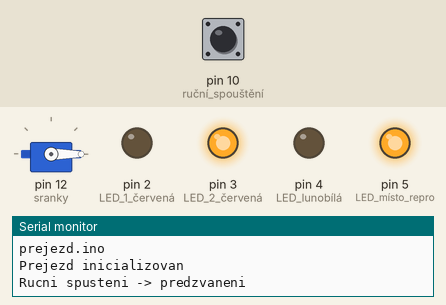
This sketch was run on a simulated Arduino Uno, built with avr-gcc and run on an emulated ATmega328P. On the bench: servo, output pins drawn as LEDs (lit = HIGH), the last lines printed to the serial monitor. Inputs (shaded band) come from the test bench; at power-on: pin 10 (ruční_spouštění) HIGH.

Above: at 1.2 s.
1.3 s: pin 10 (ruční_spouštění) pulled LOW for 0.15 s
At 2.8 s:
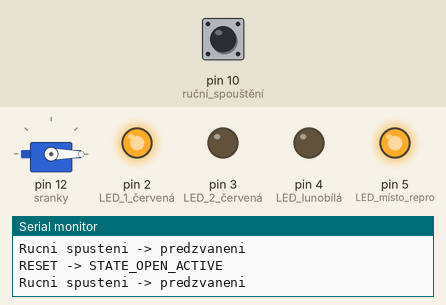
4.3 s: pin 10 (ruční_spouštění) pulled LOW for 1 s
At 5.0 s:
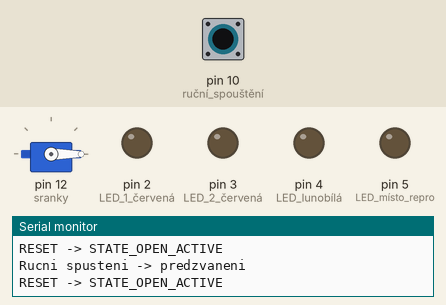
7.3 s: pin 10 (ruční_spouštění) pulled LOW for 3.2 s
At 9.6 s:
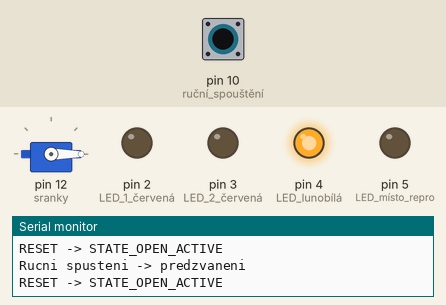
Timing chart, 0 to 27.6 s (numbered marks = the images above; inputs shaded):
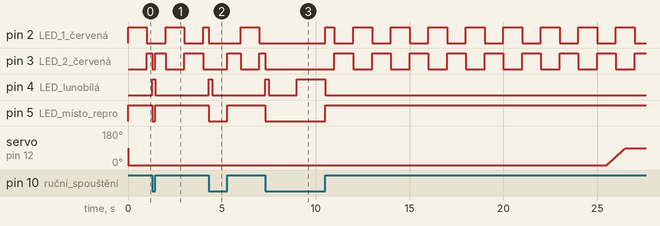

The sketch:

prejezd.ino
```cpp
#include <Servo.h>
#define STATE_INIT         0
#define STATE_OPEN_FREE    1
#define STATE_OPEN_ACTIVE  2
#define STATE_PREWARN      3
#define STATE_CLOSING      4
#define STATE_CLOSED       5
#define STATE_OPENING      6
#define STATE_OPENING_II   7

Servo sranky;

int state = STATE_INIT;
int servoState = 0;
bool zabzar = true;

unsigned long prewarnStart = 0;
unsigned long closeStart = 0;
unsigned long openStart = 0;

void setup() {
  pinMode(2, OUTPUT); // LED 1 červená
  pinMode(3, OUTPUT); // LED 2 červená
  pinMode(4, OUTPUT); // LED lunobílá
  pinMode(5, OUTPUT); // LED místo repro
  pinMode(10, INPUT_PULLUP); // ruční spouštění

  sranky.attach(12);
  Serial.begin(115200);
  Serial.println("prejezd.ino");
  Serial.println("Prejezd inicializovan");
}

void loop() {
  if (digitalRead(10) == LOW && state == STATE_CLOSING || digitalRead(10) == LOW && state == STATE_PREWARN) {
    Serial.println("RESET -> STATE_OPEN_ACTIVE");
    sranky.write(0);       // Zavory nahoru
    servoState = 0;
    digitalWrite(2, LOW);
    digitalWrite(3, LOW);
    digitalWrite(5, LOW);
    digitalWrite(4, HIGH); // Lunobila on
    state = STATE_OPEN_ACTIVE;
    return;  // Skip current loop cycle, start fresh
  }

  switch (state) {
    case STATE_INIT:
      sranky.write(90); // zavory dole
      servoState = 90;
      state = zabzar ? STATE_OPEN_ACTIVE : STATE_OPEN_FREE;
      break;

    case STATE_OPEN_FREE:
      sranky.write(0);
      servoState = 0;
      digitalWrite(2, LOW);
      digitalWrite(3, LOW);
      break;

    case STATE_OPEN_ACTIVE:
      sranky.write(0);
      servoState = 0;
      blinkLunobila();
      if (digitalRead(10) == HIGH) {
        Serial.println("Rucni spusteni -> predzvaneni");
        digitalWrite(2, LOW);
        digitalWrite(3, LOW);
        digitalWrite(5, HIGH); // indikace
        digitalWrite(4, LOW);  // vypnout lunobílou
        prewarnStart = millis();
        state = STATE_PREWARN;
      }
      break;

    case STATE_PREWARN:
      blinkCervene();
      if (millis() - prewarnStart >= 15000) {
        Serial.println("Predzvaneni skoncilo -> zavory dolu");
        closeStart = millis();
        state = STATE_CLOSING;
      }
      break;

    case STATE_CLOSING:
      blinkCervene();
      if (millis() - closeStart <= 1000) {
        int angle = map(millis() - closeStart, 0, 1000, servoState, 90);
        sranky.write(angle);
      } else {
        sranky.write(90);
        servoState = 90;
        state = STATE_CLOSED;
        Serial.println("Zavory dole");
      }
      break;

    case STATE_CLOSED:
      blinkCervene();
      if (digitalRead(10) == LOW) {
        Serial.println("Rucni odblokovani -> zavory nahoru");
        digitalWrite(5, HIGH);
        digitalWrite(4, LOW);
        openStart = millis();
        state = STATE_OPENING;
      }
      break;

    case STATE_OPENING:
    digitalWrite(5, LOW);
      blinkCervene();
      if (millis() - openStart <= 1000) {
        int angle = map(millis() - openStart, 0, 1000, servoState, 0);
        sranky.write(angle);
      } else {
        sranky.write(0);
        servoState = 0;
        state = STATE_OPENING_II;
        Serial.println("Zavory nahore");

        digitalWrite(2, LOW);
        digitalWrite(3, LOW);
      }
      break;

  case STATE_OPENING_II:
    servoState = 0;
    state = STATE_OPEN_ACTIVE;
    break;
  }
}

void blinkCervene() {
  if ((millis() / 1000) % 2 == 0) {
    digitalWrite(2, HIGH);
    digitalWrite(3, LOW);
  } else {
    digitalWrite(2, LOW);
    digitalWrite(3, HIGH);
  }
}

void blinkLunobila() {
  if ((millis() / 1500) % 2 == 0) {
    digitalWrite(4, HIGH);
  } else {
    digitalWrite(4, LOW);
  }
}
```

Measured:
- after the input at 1.3 s, pin 4 (LED_lunobílá): LOW → HIGH at once, → LOW 0.15 s later; pin 5 (LED_místo_repro): HIGH → LOW at once, → HIGH 0.15 s later
- after the input at 4.3 s, pin 4 (LED_lunobílá): LOW → HIGH at once, → LOW 0.20 s later; pin 5 (LED_místo_repro): HIGH → LOW at once, → HIGH 1.0 s later
- after the input at 7.3 s, pin 4 (LED_lunobílá): LOW → HIGH at once, → LOW 0.20 s later, → HIGH 1.5 s later, → LOW 1.5 s later; pin 5 (LED_místo_repro): HIGH → LOW at once, → HIGH 3.2 s later
- by itself, pin 2 (LED_1_červená): repeats every 2.0 s: LOW 1.0 s, HIGH 1.0 s
- by itself, pin 3 (LED_2_červená): repeats every 2.0 s: HIGH 1.0 s, LOW 1.0 s
